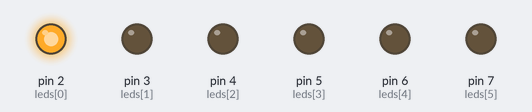
Bench run of a sketch on a simulated Arduino Uno, built with avr-gcc and run on an emulated ATmega328P. Shown: output pins drawn as LEDs (lit = HIGH).

Above: at 0.07 s.
At 0.67 s:
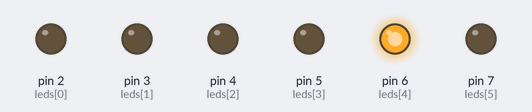
At 1.3 s:
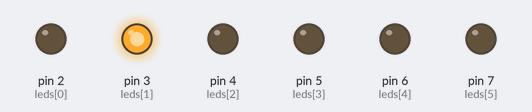
At 1.87 s:
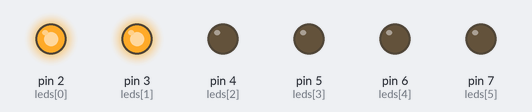
At 2.62 s:
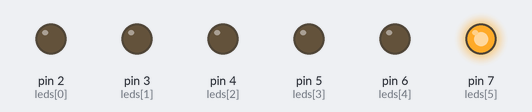
At 3.97 s:
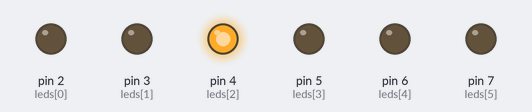
Timing chart, 0 to 4.3 s (numbered marks = the images above):
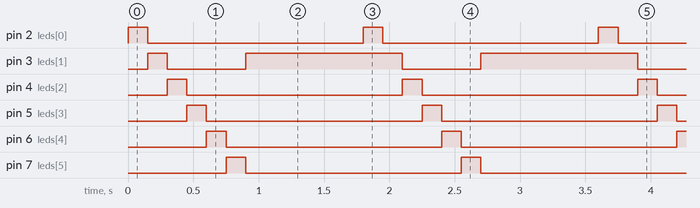

Measured:
- by itself, pin 2 (leds[0]), pin 4 (leds[2]), pin 5 (leds[3]), pin 6 (leds[4]), pin 7 (leds[5]): alternates HIGH for 0.15 s and LOW for 1.7 s
- by itself, pin 3 (leds[1]): repeats every 1.8 s: LOW 0.60 s, HIGH 1.2 s
- by itself, everything shown: repeats every 1.8 s, in 7 steps

The sketch:

knightrider.ino
```cpp
//knight rider
int leds[] = {2,3,4,5,6,7};

void setup() {
    for(int i=0; i<6; i++)
    {
        pinMode(leds[i], OUTPUT);
    }
}

void loop() {
  ///leds transitioning forward
  for (int i=0; i<6; i++)
    {
        digitalWrite(leds[i], HIGH);
        delay(150);
        digitalWrite(leds[i],LOW);
    }
  //leds transitioning backward
  for (int i=5; i>=0; i--)
  {
     digitalWrite(leds[1],HIGH);
    delay(150);
    digitalWrite(leds[i],LOW);
    }
}
```
